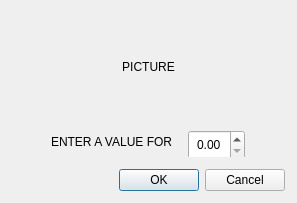
<?xml version="1.0" encoding="UTF-8"?>
<ui version="4.0">
 <class>UiMessageBox</class>
 <widget class="QDialog" name="UiMessageBox">
  <property name="geometry">
   <rect>
    <x>0</x>
    <y>0</y>
    <width>297</width>
    <height>203</height>
   </rect>
  </property>
  <property name="windowTitle">
   <string>IanniX</string>
  </property>
  <property name="modal">
   <bool>true</bool>
  </property>
  <layout class="QVBoxLayout" name="verticalLayout_4">
   <property name="spacing">
    <number>12</number>
   </property>
   <property name="margin">
    <number>12</number>
   </property>
   <item>
    <widget class="QStackedWidget" name="choices">
     <property name="currentIndex">
      <number>1</number>
     </property>
     <widget class="QWidget" name="page">
      <layout class="QHBoxLayout" name="horizontalLayout_2">
       <property name="spacing">
        <number>15</number>
       </property>
       <property name="margin">
        <number>0</number>
       </property>
       <item>
        <spacer name="horizontalSpacer_5">
         <property name="orientation">
          <enum>Qt::Horizontal</enum>
         </property>
         <property name="sizeHint" stdset="0">
          <size>
           <width>40</width>
           <height>20</height>
          </size>
         </property>
        </spacer>
       </item>
       <item>
        <widget class="QLabel" name="spinLabel">
         <property name="text">
          <string>ENTER A VALUE FOR</string>
         </property>
         <property name="alignment">
          <set>Qt::AlignLeading|Qt::AlignLeft|Qt::AlignVCenter</set>
         </property>
        </widget>
       </item>
       <item>
        <widget class="QDoubleSpinBox" name="spinSpin">
         <property name="minimumSize">
          <size>
           <width>0</width>
           <height>30</height>
          </size>
         </property>
         <property name="maximumSize">
          <size>
           <width>16777215</width>
           <height>24</height>
          </size>
         </property>
         <property name="alignment">
          <set>Qt::AlignCenter</set>
         </property>
        </widget>
       </item>
       <item>
        <spacer name="horizontalSpacer_6">
         <property name="orientation">
          <enum>Qt::Horizontal</enum>
         </property>
         <property name="sizeHint" stdset="0">
          <size>
           <width>40</width>
           <height>20</height>
          </size>
         </property>
        </spacer>
       </item>
      </layout>
     </widget>
     <widget class="QWidget" name="page_3">
      <layout class="QVBoxLayout" name="verticalLayout_3">
       <property name="spacing">
        <number>5</number>
       </property>
       <property name="margin">
        <number>0</number>
       </property>
       <item>
        <layout class="QHBoxLayout" name="horizontalLayout_5">
         <item>
          <spacer name="horizontalSpacer">
           <property name="orientation">
            <enum>Qt::Horizontal</enum>
           </property>
           <property name="sizeHint" stdset="0">
            <size>
             <width>0</width>
             <height>0</height>
            </size>
           </property>
          </spacer>
         </item>
         <item>
          <widget class="QLabel" name="spinpPicture">
           <property name="text">
            <string>PICTURE</string>
           </property>
           <property name="alignment">
            <set>Qt::AlignCenter</set>
           </property>
          </widget>
         </item>
         <item>
          <spacer name="horizontalSpacer_2">
           <property name="orientation">
            <enum>Qt::Horizontal</enum>
           </property>
           <property name="sizeHint" stdset="0">
            <size>
             <width>0</width>
             <height>0</height>
            </size>
           </property>
          </spacer>
         </item>
        </layout>
       </item>
       <item>
        <layout class="QHBoxLayout" name="horizontalLayout_4">
         <property name="spacing">
          <number>15</number>
         </property>
         <item>
          <spacer name="horizontalSpacer_7">
           <property name="orientation">
            <enum>Qt::Horizontal</enum>
           </property>
           <property name="sizeHint" stdset="0">
            <size>
             <width>40</width>
             <height>20</height>
            </size>
           </property>
          </spacer>
         </item>
         <item>
          <widget class="QLabel" name="spinpLabel">
           <property name="text">
            <string>ENTER A VALUE FOR</string>
           </property>
           <property name="buddy">
            <cstring>spinpSpin</cstring>
           </property>
          </widget>
         </item>
         <item>
          <widget class="QDoubleSpinBox" name="spinpSpin">
           <property name="minimumSize">
            <size>
             <width>0</width>
             <height>30</height>
            </size>
           </property>
           <property name="maximumSize">
            <size>
             <width>16777215</width>
             <height>24</height>
            </size>
           </property>
           <property name="alignment">
            <set>Qt::AlignCenter</set>
           </property>
          </widget>
         </item>
         <item>
          <spacer name="horizontalSpacer_8">
           <property name="orientation">
            <enum>Qt::Horizontal</enum>
           </property>
           <property name="sizeHint" stdset="0">
            <size>
             <width>40</width>
             <height>20</height>
            </size>
           </property>
          </spacer>
         </item>
        </layout>
       </item>
      </layout>
     </widget>
     <widget class="QWidget" name="page_2">
      <layout class="QVBoxLayout" name="verticalLayout_2">
       <property name="spacing">
        <number>0</number>
       </property>
       <property name="margin">
        <number>0</number>
       </property>
       <item>
        <widget class="QLabel" name="messageLabel">
         <property name="text">
          <string>ENTER A VALUE FOR</string>
         </property>
         <property name="alignment">
          <set>Qt::AlignCenter</set>
         </property>
        </widget>
       </item>
      </layout>
     </widget>
     <widget class="QWidget" name="page_4">
      <layout class="QHBoxLayout" name="horizontalLayout_3">
       <property name="spacing">
        <number>15</number>
       </property>
       <property name="margin">
        <number>0</number>
       </property>
       <item>
        <spacer name="horizontalSpacer_9">
         <property name="orientation">
          <enum>Qt::Horizontal</enum>
         </property>
         <property name="sizeHint" stdset="0">
          <size>
           <width>40</width>
           <height>20</height>
          </size>
         </property>
        </spacer>
       </item>
       <item>
        <widget class="QLabel" name="textLabel">
         <property name="text">
          <string>ENTER A VALUE FOR</string>
         </property>
         <property name="alignment">
          <set>Qt::AlignRight|Qt::AlignTrailing|Qt::AlignVCenter</set>
         </property>
         <property name="buddy">
          <cstring>textEdit</cstring>
         </property>
        </widget>
       </item>
       <item>
        <widget class="QLineEdit" name="textEdit">
         <property name="minimumSize">
          <size>
           <width>100</width>
           <height>30</height>
          </size>
         </property>
         <property name="maximumSize">
          <size>
           <width>16777215</width>
           <height>24</height>
          </size>
         </property>
         <property name="alignment">
          <set>Qt::AlignCenter</set>
         </property>
        </widget>
       </item>
       <item>
        <spacer name="horizontalSpacer_10">
         <property name="orientation">
          <enum>Qt::Horizontal</enum>
         </property>
         <property name="sizeHint" stdset="0">
          <size>
           <width>40</width>
           <height>20</height>
          </size>
         </property>
        </spacer>
       </item>
      </layout>
     </widget>
     <widget class="QWidget" name="page_5">
      <layout class="QVBoxLayout" name="verticalLayout">
       <property name="spacing">
        <number>5</number>
       </property>
       <property name="margin">
        <number>0</number>
       </property>
       <item>
        <layout class="QHBoxLayout" name="horizontalLayout_6">
         <item>
          <spacer name="horizontalSpacer_3">
           <property name="orientation">
            <enum>Qt::Horizontal</enum>
           </property>
           <property name="sizeHint" stdset="0">
            <size>
             <width>40</width>
             <height>20</height>
            </size>
           </property>
          </spacer>
         </item>
         <item>
          <widget class="QLabel" name="updatePicture">
           <property name="text">
            <string>PICTURE</string>
           </property>
          </widget>
         </item>
         <item>
          <spacer name="horizontalSpacer_4">
           <property name="orientation">
            <enum>Qt::Horizontal</enum>
           </property>
           <property name="sizeHint" stdset="0">
            <size>
             <width>40</width>
             <height>20</height>
            </size>
           </property>
          </spacer>
         </item>
        </layout>
       </item>
       <item>
        <widget class="QLabel" name="updateLabel">
         <property name="text">
          <string>Title of popup</string>
         </property>
         <property name="buddy">
          <cstring>updatePlain</cstring>
         </property>
        </widget>
       </item>
       <item>
        <widget class="QPlainTextEdit" name="updatePlain">
         <property name="focusPolicy">
          <enum>Qt::NoFocus</enum>
         </property>
         <property name="readOnly">
          <bool>true</bool>
         </property>
        </widget>
       </item>
       <item>
        <widget class="QLabel" name="updateLabel2">
         <property name="text">
          <string>Question</string>
         </property>
        </widget>
       </item>
      </layout>
     </widget>
    </widget>
   </item>
   <item>
    <widget class="QDialogButtonBox" name="messageButtons">
     <property name="standardButtons">
      <set>QDialogButtonBox::Cancel|QDialogButtonBox::Ok</set>
     </property>
    </widget>
   </item>
  </layout>
 </widget>
 <tabstops>
  <tabstop>spinSpin</tabstop>
  <tabstop>spinpSpin</tabstop>
  <tabstop>textEdit</tabstop>
  <tabstop>updatePlain</tabstop>
  <tabstop>messageButtons</tabstop>
 </tabstops>
 <resources/>
 <connections>
  <connection>
   <sender>messageButtons</sender>
   <signal>accepted()</signal>
   <receiver>UiMessageBox</receiver>
   <slot>accept()</slot>
   <hints>
    <hint type="sourcelabel">
     <x>159</x>
     <y>104</y>
    </hint>
    <hint type="destinationlabel">
     <x>-7</x>
     <y>279</y>
    </hint>
   </hints>
  </connection>
  <connection>
   <sender>messageButtons</sender>
   <signal>rejected()</signal>
   <receiver>UiMessageBox</receiver>
   <slot>reject()</slot>
   <hints>
    <hint type="sourcelabel">
     <x>90</x>
     <y>110</y>
    </hint>
    <hint type="destinationlabel">
     <x>23</x>
     <y>253</y>
    </hint>
   </hints>
  </connection>
 </connections>
</ui>
